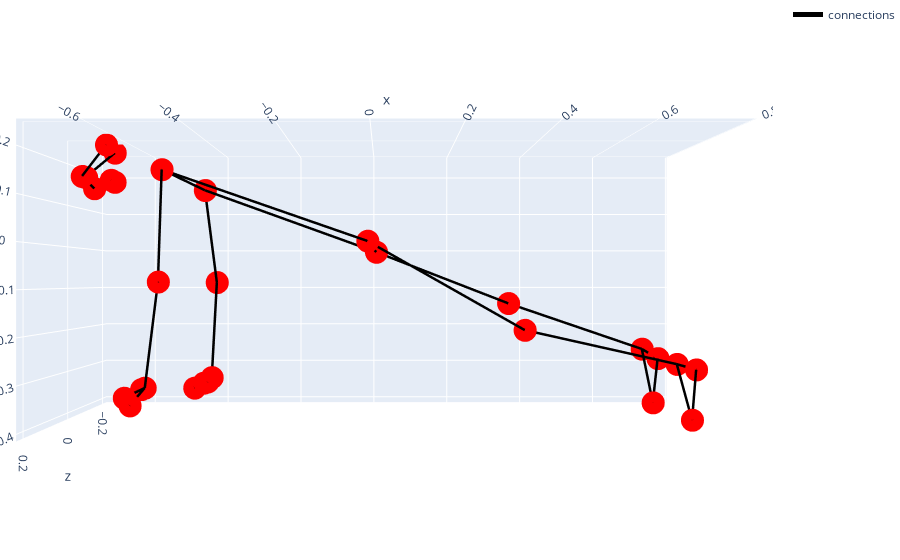

Notebook cell for this chart:
### Code cell
plot_landmarks(results.pose_world_landmarks[0],  mp_pose.POSE_CONNECTIONS)
